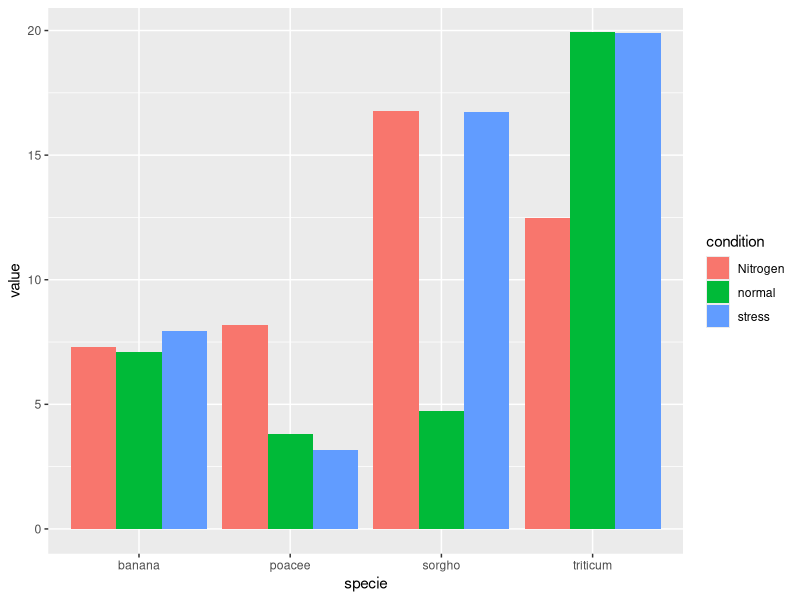

Reproduce this figure in R.
# df <- data.frame(dose=c("D0.5", "D1", "D2", "D0.5", "D1", "D2"),
#                  len=c(4.2, 10, 29.5, 20, 39.5, 8))
# head(df)
# 
# 
# 
# library(ggplot2)
# # Basic line plot with points
# ggplot(data=df, aes(x=dose, y=len, group=1)) +
#   geom_line()+
#   geom_point()
# # Change the line type
# ggplot(data=df, aes(x=dose, y=len, group=1)) +
#   geom_line(linetype = "dashed")+
#   geom_point()
# # Change the color
# ggplot(data=df, aes(x=dose, y=len, group=1)) +
#   geom_line(color="red")+
#   geom_point()






# library(ggplot2)
# 
# p <- ggplot(mtcars, aes(cyl, mpg)) +
#   geom_line()
# 
# # # Create a simple secondary axis
# # p + scale_y_continuous(sec.axis = sec_axis(~.+10))
# # 
# # 
# # # Inherit the name from the primary axis
# # p + scale_y_continuous("Miles/gallon", sec.axis = sec_axis(~.+10, name = derive()))
# 
# # Duplicate the primary axis
# p + scale_y_continuous(sec.axis=dup_axis())






# library(ggplot2)
# library(gridExtra)
# library(grid)
# 
# p1 <- qplot(mpg, wt, data = mtcars, colour = cyl)
# p2 <- qplot(mpg, data = mtcars) + ggtitle("title")
# p3 <- qplot(mpg, data = mtcars, geom = "dotplot")
# p4 <-
#   p1 + facet_wrap( ~ carb, nrow = 1) + theme(legend.position = "none") +
#   ggtitle("facetted plot")
# 
# p1
# p2
# p3
# p4
# 
# grid.arrange(p1, p2, nrow = 1)
# grid.arrange(p1, p2)
# 
# 
# grid.arrange(
#   p3,
#   p3,
#   p3,
#   p3,
#   ncol = 2,
#   top = "Title of the page",
#   bottom = textGrob(
#     "this footnote is right-justified",
#     gp = gpar(fontface = 3, fontsize = 9),
#     hjust = 1,
#     x = 1
#   )
# )





# df = data.frame(animal=c('goat','horse-d','horse','two', 'five'), level=c('five','one','three',30,'abc-horse'), length=c(10, 20, 30, 'horse', 'eight'))
# df_index <- which(df == "horse", arr.ind=T)
# df[df_index] 







library(ggplot2)

# create a dataset
specie=c(rep("sorgho" , 3) , rep("poacee" , 3) , rep("banana" , 3) , rep("triticum" , 3) )
condition=rep(c("normal" , "stress" , "Nitrogen") , 4)
value=abs(rnorm(12 , 0 , 15))
data=data.frame(specie,condition,value)

str(data)

# Grouped
ggplot(data, aes(fill=condition, y=value, x=specie)) +
  geom_bar(position="dodge", stat="identity")

# # Stacked
# ggplot(data, aes(fill=condition, y=value, x=specie)) +
#   geom_bar( stat="identity")
# 
# 
# # Stacked Percent
# ggplot(data, aes(fill=condition, y=value, x=specie)) +
#   geom_bar( stat="identity", position="fill")



# prop.test(c(14, 46), c(60, 60), p = NULL, alternative = "two.sided", correct = TRUE)


# library(mvtnorm)
# dmvnorm(x=c(0,0))
# dmvnorm(x=c(0,0), mean=c(1,1))
# x <- rmvnorm(n=100, mean=c(1,1))
# plot(x)
